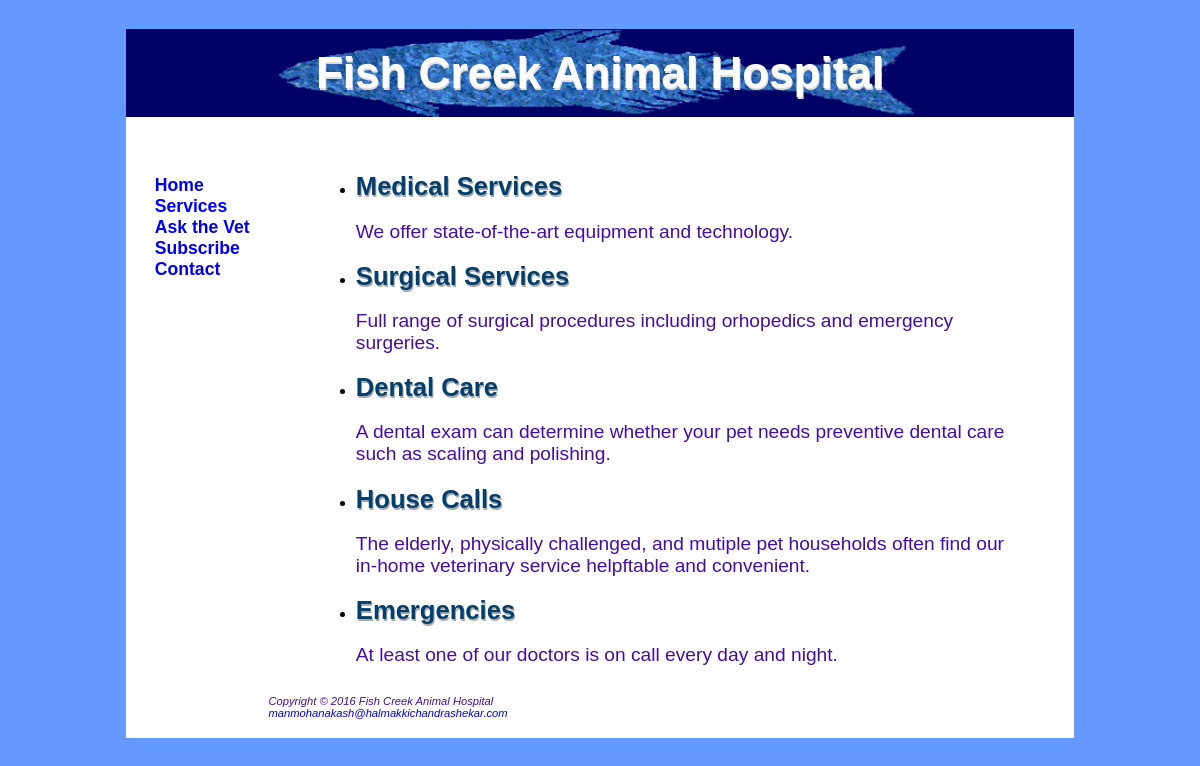
/services.php, run on the app's committed database.
### tables this page shows
CREATE TABLE IF NOT EXISTS `service` (
`serviceid` int(10) NOT NULL,
  `servicename` varchar(30) NOT NULL,
  `description` text NOT NULL
);

### services.php (the view, shortened to what this page needs)
<!doctype html>
<html>
<head>
	<link rel="stylesheet" type="text/css" href="fishcreek.css">
</head>
<body>
<?php
	$HOSTNAME = 'localhost';
$USERNAME = 'id4935381_akash';
$PASSWORD = 'lawsuite';
$DATABASE = 'id4935381_sharehouse';
	$con = new mysqli($HOSTNAME, $USERNAME, $PASSWORD, $DATABASE);
?>
<div id="container">
	<h1>Fish Creek Animal Hospital</h1>
	<nav role="navigation">
	<a href="index.php">Home</a><br>
	<a href="">Services</a><br>
	<a href="askvet.php">Ask the Vet</a><br>
	<a href="subscribe.php">Subscribe</a><br>
	<a href="contact.php">Contact</a><br><br>
	</nav>
	<section>
	<ul>
	<?php
	$query = "SELECT * FROM service";
	$result=mysqli_query($con,$query);
	if($result->num_rows == 0){
		echo '<h4 style="color:red;">We are experiencing some issue. Please try after sometime or contact us.</h4>';
	}else{
			while ($row = $result->fetch_array()) {
				echo '<li><h4>'.$row[1].'</b></li><p id="no_tab">'.$row[2].'</p>';
			}
		}
	?>
	</ul>
	</section>
	<footer>
	Copyright &copy; 2016 Fish Creek Animal Hospital<br>
	<a href="mailto:manmohanakash@halmakkichandrashekar.com">manmohanakash@halmakkichandrashekar.com</a>
	</footer>
	</div>
</body>
</html>

### fishcreek.css (style rules this page uses)
body { font-family:Verdana,Arial,sans-serif; background-color:#6699ff; }
#container { background-color:white; width:80%; margin:0% 0% 0% 10%; }
h1 { line-height:200%; background-image: url("images/bigfish.gif"); background-size:100% 100%; color:#ffffff; text-align:center; font-size:2.75em; text-shadow: 1px 2px #dedede; }
h4 { padding: 0px; margin: 0px; color:#003f6e; text-shadow: 1px 2px #aaa; font-size:1.6em; }
nav { font-weight:bold; font-size:1.1em; float:left; width:12%; margin:3% 0% 0% 3%; }
section { display:block; padding-left:15%; background-color:white; margin:0% 0% 0% 0%; padding:1% 5% 0% 5%; height:65vh; overflow:auto; }
footer { color:#460da5; font-style:italic; font-size:0.70em; height:100%; margin:0% 0% 0% 0%; padding:2% 0% 2% 15%; }
a { text-decoration:none; }
p { color:#460da5; font-size:1.2em; font-family:Arial; padding: 0% 0% 0% 0%; }

### data on the page
service: servicename "Medical Services", description "We offer state-of-the-art equipment and technology."
service: servicename "Surgical Services", description "Full range of surgical procedures including orhopedics and emergency surgeries."
service: servicename "Dental Care", description "A dental exam can determine whether your pet needs preventive dental care such as scaling and polishing."
service: servicename "House Calls", description "The elderly, physically challenged, and mutiple pet households often find our in-home veterinary service helpftable and convenient."
service: servicename "Emergencies", description "At least one of our doctors is on call every day and night."
